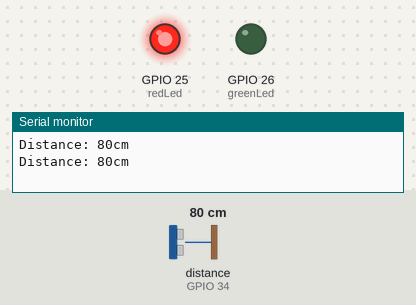
The sketch below on a simulated ESP32. Shown: output pins drawn as LEDs (lit = HIGH), the last lines printed to the serial monitor. Wiring (inferred from the names in the program): ultrasonic range finder: trigger GPIO 27; echo GPIO 34. The test bench sets the inputs (shaded band); at power-on: distance to the obstacle (sensor on GPIO 34) 80 cm. The echo pulse lasts 58.3 µs per cm; pins used as bus, display or sensor lines are not drawn.

Above: at 1.8 s.
1.9 s: distance to the obstacle (sensor on GPIO 34) set to 33 cm
3.4 s: distance to the obstacle (sensor on GPIO 34) set to 27 cm
At 5.2 s:
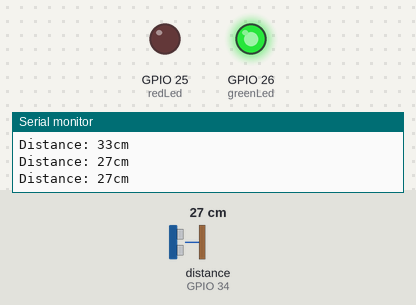
5.5 s: distance to the obstacle (sensor on GPIO 34) set to 35 cm
At 7.1 s:
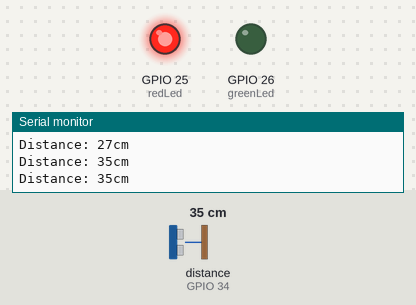
7.5 s: distance to the obstacle (sensor on GPIO 34) set to 2 cm
At 8.7 s:
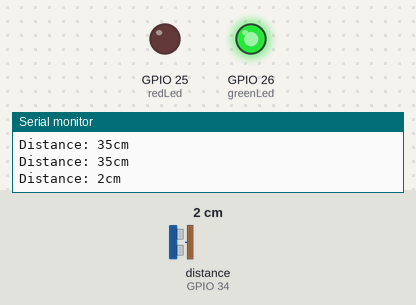
Timing chart, 0 to 10.5 s (numbered marks = the images above; inputs shaded):
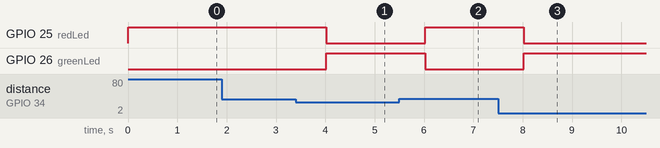

Measured:
- the behaviour switches between 30 and 29 cm on distance to the obstacle (sensor on GPIO 34) (found by bisection; images 0 and 1)
- after the input at 3.4 s, GPIO 25 (redLed): HIGH → LOW after 0.62 s; GPIO 26 (greenLed): LOW → HIGH after 0.62 s
- after the input at 5.5 s, GPIO 25 (redLed): LOW → HIGH after 0.52 s; GPIO 26 (greenLed): HIGH → LOW after 0.52 s
- after the input at 7.5 s, GPIO 25 (redLed): HIGH → LOW after 0.53 s; GPIO 26 (greenLed): LOW → HIGH after 0.53 s

The sketch:

hc-sr04-test.ino
```cpp
const int echoPin = 34                                                                                                                                                                            ;
const int trigPin = 27;
const int redLed = 25;
const int greenLed = 26;

const int deviceID = 1;
const char updateStatusURL = "";
const char getSettingsURL = "";

long duration;
int distance;

void setup() {
  //Sensor Pins
  pinMode(trigPin, OUTPUT);
  pinMode(echoPin, INPUT);
  //LED outputs
  pinMode(redLed, OUTPUT);
  pinMode(greenLed, OUTPUT);

  Serial.begin(115200);
}

void loop() {
  //Trigger and Measure the Sensor
  digitalWrite(trigPin, LOW);
  delayMicroseconds(2);
  digitalWrite(trigPin, HIGH);
  delayMicroseconds(10);
  digitalWrite(trigPin, LOW);
  duration = pulseIn(echoPin, HIGH);
  //Convert and output Sensor data in cm
  distance = duration * 0.03434 / 2;
  Serial.print("Distance: ");
  Serial.print(distance);
  Serial.println("cm");

  checkForStatusUpdate(distance);
  delay(1000);
}

void checkForStatusUpdate (int distance) {
  if (distance < 2000) {
    if (distance < 30) {
      digitalWrite(redLed, LOW);
      digitalWrite(greenLed, HIGH);
      sendStatusToApi(1);
    }
    else {
      digitalWrite(redLed, HIGH);
      digitalWrite(greenLed, LOW);
      sendStatusToApi(0);
    }
  }
}

void sendStatusToApi (int spaceOccupied){
  //0 = no => Not Occupied; 1 = yes => Occupied

}
```
